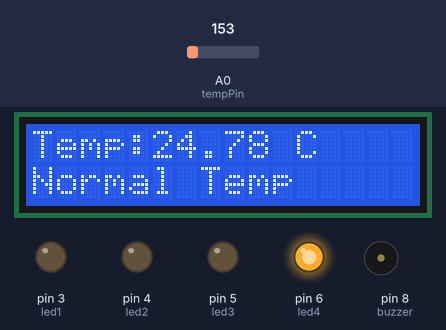
Simulated run of this sketch. Board: Arduino Uno, built with avr-gcc and run on an emulated ATmega328P. Shown: 16×2 character LCD, output pins drawn as LEDs (lit = HIGH), buzzer (waves = sounding, pin HIGH). Inputs (shaded band) come from the test bench; at power-on: A0 (tempPin) = 153.

Above: at 3.2 s.
3.3 s: A0 (tempPin) set to 192
At 4.3 s:
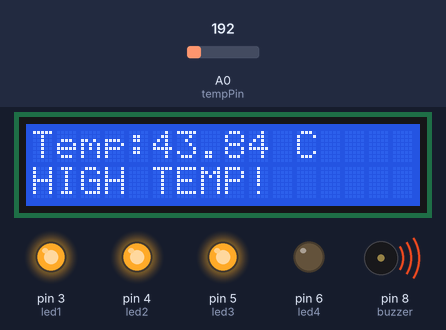
5.1 s: A0 (tempPin) set to 175
At 5.8 s:
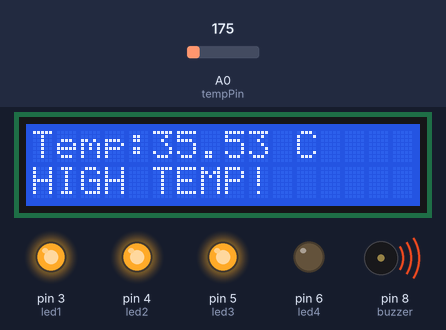
6.7 s: A0 (tempPin) set to 165
At 7.4 s:
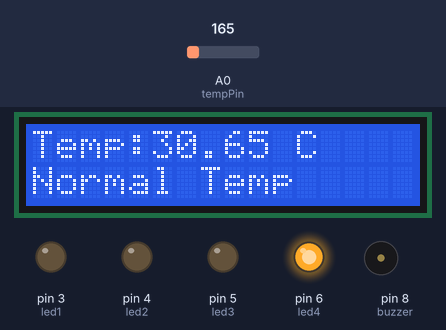
Timing chart, 0 to 9.7 s (numbered marks = the images above; inputs shaded):
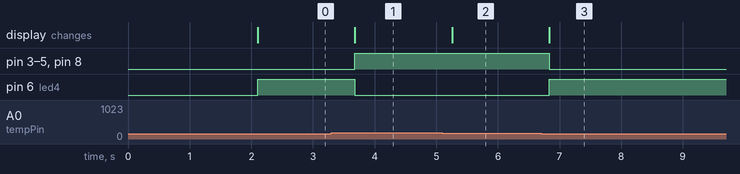

Measured:
- the behaviour switches between 173 and 174 on A0 (tempPin) (found by bisection; images 0 and 1)
- after the input at 3.3 s, pin 3 (led1), pin 4 (led2), pin 5 (led3), pin 8 (buzzer): LOW → HIGH after 0.38 s; pin 6 (led4): HIGH → LOW after 0.38 s; the display: changes after 0.38 s (image 1)
- after the input at 5.1 s, the display: changes after 0.16 s (image 2)
- after the input at 6.7 s, pin 3 (led1), pin 4 (led2), pin 5 (led3), pin 8 (buzzer): HIGH → LOW after 0.13 s; pin 6 (led4): LOW → HIGH after 0.13 s; the display: changes after 0.13 s (image 3)

The sketch:

temperature_sensor_code.ino
```cpp
#include <Wire.h>
#include <LiquidCrystal_I2C.h>

LiquidCrystal_I2C lcd(0x27, 16, 2);

int tempPin = A0;

int led1 = 3;
int led2 = 4;
int led3 = 5;
int led4 = 6;

int buzzer = 8;

void setup()
{
  pinMode(led1, OUTPUT);
  pinMode(led2, OUTPUT);
  pinMode(led3, OUTPUT);
  pinMode(led4, OUTPUT);
  pinMode(buzzer, OUTPUT);

  lcd.init();
  lcd.backlight();

  lcd.print("Temp Monitor");
  delay(2000);
}

void loop()
{
  int sensorValue = analogRead(tempPin);

  float voltage = sensorValue * (5.0 / 1023.0);
  float temperature = (voltage - 0.5) * 100;   // TMP36

  lcd.clear();
  lcd.setCursor(0,0);
  lcd.print("Temp:");
  lcd.print(temperature);
  lcd.print(" C");

  lcd.setCursor(0,1);

  if(temperature > 35)
  {
    lcd.print("HIGH TEMP!");

    digitalWrite(led1, HIGH);
    digitalWrite(led2, HIGH);
    digitalWrite(led3, HIGH);
    digitalWrite(led4, LOW);

    digitalWrite(buzzer, HIGH);
  }
  else
  {
    lcd.print("Normal Temp");

    digitalWrite(led1, LOW);
    digitalWrite(led2, LOW);
    digitalWrite(led3, LOW);
    digitalWrite(led4, HIGH);

    digitalWrite(buzzer, LOW);
  }

  delay(500);
}
```
